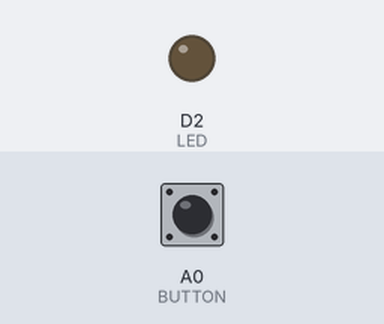
Bench run of a program on a simulated Arduino Zero (SAMD21). Shown: output pins drawn as LEDs (lit = HIGH). The test bench sets the inputs (shaded band); at power-on: A0 (BUTTON) HIGH.

Above: at 1.2 s.
1.3 s: A0 (BUTTON) pulled LOW for 0.15 s
At 1.37 s:
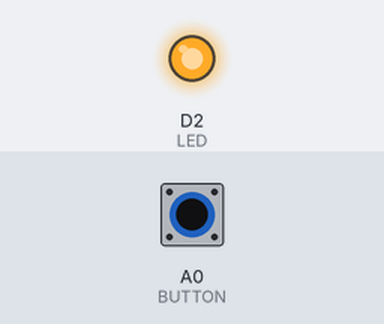
2.9 s: A0 (BUTTON) pulled LOW for 3.2 s
At 7.4 s:
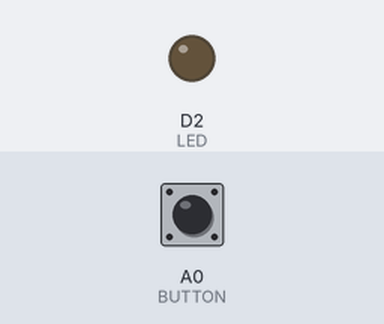
Timing chart, 0 to 8.9 s (numbered marks = the images above; inputs shaded):
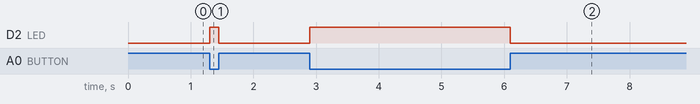

Measured:
- after the input at 1.3 s, D2 (LED): LOW → HIGH at once, → LOW 0.15 s later
- after the input at 2.9 s, D2 (LED): LOW → HIGH at once, → LOW 3.2 s later

The program:

main.cpp
```cpp
#include <Arduino.h>
/*
  QuickIO_Button.ino

  Created by Baltimore Hackerspace 11/26/2016

  This is a simple sketch tutorial to demonstrate how to toggle an LED on the QuickIO Shield with the press of a button.
  This sketch turns on a single LED if a button is pressed and turns it off again if the button is released. With more
  complex circuits it often makes more sense to handle button detection using interrupts so don't get too comfortable
  with this method of handling button press events.

  QuickIO Pins:
  Green LEDs: 2 - 5
  Yellow LEDs: 6-7
  Red LEDs 8-9

  Button A0
  Button A1
  Button A2
  Button A3
*/

/*
 *  It can be confusing to remember if a logic HIGH equates to an LED that's ON or a button that is PRESSED. Likewise, it
 *  can be hard to remember which pin goes to which peripheral. For that reason here we will create symbols which are more
 *  meaningful.
 */

 // Peripherals
 const int BUTTON = A0; // Creates a Symbol called BUTTON for the button on pin A0
 const int LED = 2;     // Creates a Symbol called LED for the LED on pin 2

 // LED States
 const int LED_ON = HIGH;
 const int LED_OFF = LOW;

 // Button States
 const int BUTTON_PRESSED = LOW;
 const int BUTTON_RELEASED = HIGH;

void setup() {
  pinMode(LED,OUTPUT);           // setup the LED pin as an output
  pinMode(BUTTON,INPUT);         // Setup button pin as Inputs.
  digitalWrite(LED, LED_OFF);    // initialize LED pin to OFF
}

void loop() {
  if(digitalRead(BUTTON) == BUTTON_PRESSED)   // If the Button is pressed
  {
    digitalWrite(LED,LED_ON);                 // Turn the LED ON
  }else{                                      // otherwise
    digitalWrite(LED,LED_OFF);                // Turn the LED OFF
  }
}
```
